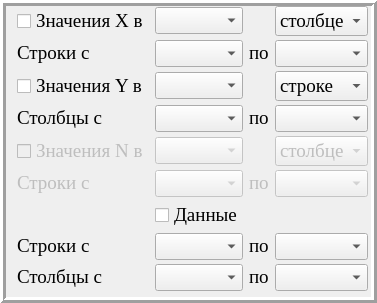
       <widget class="QFrame" name="Left_frame">
        <property name="sizePolicy">
         <sizepolicy hsizetype="Expanding" vsizetype="Preferred">
          <horstretch>0</horstretch>
          <verstretch>0</verstretch>
         </sizepolicy>
        </property>
        <property name="font">
         <font>
          <pointsize>12</pointsize>
         </font>
        </property>
        <property name="frameShape">
         <enum>QFrame::Box</enum>
        </property>
        <property name="frameShadow">
         <enum>QFrame::Raised</enum>
        </property>
        <property name="lineWidth">
         <number>3</number>
        </property>
        <layout class="QGridLayout" name="gridLayout_3">
         <property name="topMargin">
          <number>0</number>
         </property>
         <property name="rightMargin">
          <number>3</number>
         </property>
         <property name="bottomMargin">
          <number>6</number>
         </property>
         <property name="verticalSpacing">
          <number>4</number>
         </property>
         <item row="2" column="1">
          <widget class="QComboBox" name="combo_Ynumber">
           <property name="sizePolicy">
            <sizepolicy hsizetype="Expanding" vsizetype="Fixed">
             <horstretch>0</horstretch>
             <verstretch>0</verstretch>
            </sizepolicy>
           </property>
           <property name="font">
            <font>
             <family>Times New Roman</family>
             <pointsize>12</pointsize>
            </font>
           </property>
          </widget>
         </item>
         <item row="5" column="2">
          <widget class="QLabel" name="label_Ntill">
           <property name="enabled">
            <bool>false</bool>
           </property>
           <property name="sizePolicy">
            <sizepolicy hsizetype="Fixed" vsizetype="Preferred">
             <horstretch>0</horstretch>
             <verstretch>0</verstretch>
            </sizepolicy>
           </property>
           <property name="font">
            <font>
             <family>Times New Roman</family>
             <pointsize>14</pointsize>
            </font>
           </property>
           <property name="text">
            <string>&lt;html&gt;&lt;head/&gt;&lt;body&gt;&lt;p&gt;по&lt;/p&gt;&lt;/body&gt;&lt;/html&gt;</string>
           </property>
           <property name="buddy">
            <cstring>combo_Nend</cstring>
           </property>
          </widget>
         </item>
         <item row="1" column="0">
          <widget class="QLabel" name="label_Xrowcol">
           <property name="sizePolicy">
            <sizepolicy hsizetype="Preferred" vsizetype="Fixed">
             <horstretch>0</horstretch>
             <verstretch>0</verstretch>
            </sizepolicy>
           </property>
           <property name="font">
            <font>
             <family>Times New Roman</family>
             <pointsize>14</pointsize>
            </font>
           </property>
           <property name="frameShape">
            <enum>QFrame::NoFrame</enum>
           </property>
           <property name="frameShadow">
            <enum>QFrame::Raised</enum>
           </property>
           <property name="lineWidth">
            <number>1</number>
           </property>
           <property name="text">
            <string>&lt;html&gt;&lt;head/&gt;&lt;body&gt;&lt;p&gt;Строки с&lt;/p&gt;&lt;/body&gt;&lt;/html&gt;</string>
           </property>
           <property name="buddy">
            <cstring>combo_Xbegin</cstring>
           </property>
          </widget>
         </item>
         <item row="1" column="3">
          <widget class="QComboBox" name="combo_Xend">
           <property name="sizePolicy">
            <sizepolicy hsizetype="Expanding" vsizetype="Fixed">
             <horstretch>0</horstretch>
             <verstretch>0</verstretch>
            </sizepolicy>
           </property>
           <property name="font">
            <font>
             <family>Times New Roman</family>
             <pointsize>12</pointsize>
            </font>
           </property>
          </widget>
         </item>
         <item row="6" column="1">
          <widget class="QCheckBox" name="check_Datavalue">
           <property name="sizePolicy">
            <sizepolicy hsizetype="Expanding" vsizetype="Fixed">
             <horstretch>1</horstretch>
             <verstretch>0</verstretch>
            </sizepolicy>
           </property>
           <property name="font">
            <font>
             <family>Times New Roman</family>
             <pointsize>14</pointsize>
            </font>
           </property>
           <property name="autoFillBackground">
            <bool>false</bool>
           </property>
           <property name="text">
            <string>Данные</string>
           </property>
           <property name="iconSize">
            <size>
             <width>20</width>
             <height>20</height>
            </size>
           </property>
          </widget>
         </item>
         <item row="7" column="0">
          <widget class="QLabel" name="label_Datarowfrom">
           <property name="sizePolicy">
            <sizepolicy hsizetype="Preferred" vsizetype="Fixed">
             <horstretch>0</horstretch>
             <verstretch>0</verstretch>
            </sizepolicy>
           </property>
           <property name="font">
            <font>
             <family>Times New Roman</family>
             <pointsize>14</pointsize>
            </font>
           </property>
           <property name="text">
            <string>&lt;html&gt;&lt;head/&gt;&lt;body&gt;&lt;p&gt;Строки с&lt;/p&gt;&lt;/body&gt;&lt;/html&gt;</string>
           </property>
           <property name="buddy">
            <cstring>combo_Datarowbegin</cstring>
           </property>
          </widget>
         </item>
         <item row="8" column="2">
          <widget class="QLabel" name="label_Datacoltill">
           <property name="sizePolicy">
            <sizepolicy hsizetype="Fixed" vsizetype="Preferred">
             <horstretch>0</horstretch>
             <verstretch>0</verstretch>
            </sizepolicy>
           </property>
           <property name="font">
            <font>
             <family>Times New Roman</family>
             <pointsize>14</pointsize>
            </font>
           </property>
           <property name="text">
            <string>&lt;html&gt;&lt;head/&gt;&lt;body&gt;&lt;p&gt;по&lt;/p&gt;&lt;/body&gt;&lt;/html&gt;</string>
           </property>
           <property name="buddy">
            <cstring>combo_Datacolend</cstring>
           </property>
          </widget>
         </item>
         <item row="0" column="1">
          <widget class="QComboBox" name="combo_Xnumber">
           <property name="sizePolicy">
            <sizepolicy hsizetype="Expanding" vsizetype="Fixed">
             <horstretch>0</horstretch>
             <verstretch>0</verstretch>
            </sizepolicy>
           </property>
           <property name="font">
            <font>
             <family>Times New Roman</family>
             <pointsize>12</pointsize>
            </font>
           </property>
          </widget>
         </item>
         <item row="4" column="1">
          <widget class="QComboBox" name="combo_Nnumber">
           <property name="enabled">
            <bool>false</bool>
           </property>
           <property name="sizePolicy">
            <sizepolicy hsizetype="Expanding" vsizetype="Fixed">
             <horstretch>0</horstretch>
             <verstretch>0</verstretch>
            </sizepolicy>
           </property>
           <property name="font">
            <font>
             <family>Times New Roman</family>
             <pointsize>12</pointsize>
            </font>
           </property>
          </widget>
         </item>
         <item row="0" column="0">
          <widget class="QCheckBox" name="check_Xvalue">
           <property name="sizePolicy">
            <sizepolicy hsizetype="Preferred" vsizetype="Fixed">
             <horstretch>0</horstretch>
             <verstretch>0</verstretch>
            </sizepolicy>
           </property>
           <property name="font">
            <font>
             <family>Times New Roman</family>
             <pointsize>14</pointsize>
            </font>
           </property>
           <property name="text">
            <string>Значения X в</string>
           </property>
           <property name="iconSize">
            <size>
             <width>20</width>
             <height>20</height>
            </size>
           </property>
           <property name="tristate">
            <bool>false</bool>
           </property>
          </widget>
         </item>
         <item row="7" column="2">
          <widget class="QLabel" name="label_Datarowtill">
           <property name="sizePolicy">
            <sizepolicy hsizetype="Fixed" vsizetype="Preferred">
             <horstretch>0</horstretch>
             <verstretch>0</verstretch>
            </sizepolicy>
           </property>
           <property name="font">
            <font>
             <family>Times New Roman</family>
             <pointsize>14</pointsize>
            </font>
           </property>
           <property name="text">
            <string>&lt;html&gt;&lt;head/&gt;&lt;body&gt;&lt;p&gt;по&lt;/p&gt;&lt;/body&gt;&lt;/html&gt;</string>
           </property>
           <property name="buddy">
            <cstring>combo_Datarowend</cstring>
           </property>
          </widget>
         </item>
         <item row="3" column="2">
          <widget class="QLabel" name="label_Ytill">
           <property name="sizePolicy">
            <sizepolicy hsizetype="Fixed" vsizetype="Preferred">
             <horstretch>0</horstretch>
             <verstretch>0</verstretch>
            </sizepolicy>
           </property>
           <property name="font">
            <font>
             <family>Times New Roman</family>
             <pointsize>14</pointsize>
            </font>
           </property>
           <property name="text">
            <string>&lt;html&gt;&lt;head/&gt;&lt;body&gt;&lt;p&gt;по&lt;/p&gt;&lt;/body&gt;&lt;/html&gt;</string>
           </property>
           <property name="buddy">
            <cstring>combo_Yend</cstring>
           </property>
          </widget>
         </item>
         <item row="5" column="3">
          <widget class="QComboBox" name="combo_Nend">
           <property name="enabled">
            <bool>false</bool>
           </property>
           <property name="sizePolicy">
            <sizepolicy hsizetype="Expanding" vsizetype="Fixed">
             <horstretch>0</horstretch>
             <verstretch>0</verstretch>
            </sizepolicy>
           </property>
           <property name="font">
            <font>
             <family>Times New Roman</family>
             <pointsize>12</pointsize>
            </font>
           </property>
          </widget>
         </item>
         <item row="1" column="1">
          <widget class="QComboBox" name="combo_Xbegin">
           <property name="sizePolicy">
            <sizepolicy hsizetype="Expanding" vsizetype="Fixed">
             <horstretch>0</horstretch>
             <verstretch>0</verstretch>
            </sizepolicy>
           </property>
           <property name="font">
            <font>
             <family>Times New Roman</family>
             <pointsize>12</pointsize>
            </font>
           </property>
          </widget>
         </item>
         <item row="3" column="1">
          <widget class="QComboBox" name="combo_Ybegin">
           <property name="sizePolicy">
            <sizepolicy hsizetype="Expanding" vsizetype="Fixed">
             <horstretch>0</horstretch>
             <verstretch>0</verstretch>
            </sizepolicy>
           </property>
           <property name="font">
            <font>
             <family>Times New Roman</family>
             <pointsize>12</pointsize>
            </font>
           </property>
          </widget>
         </item>
         <item row="7" column="1">
          <widget class="QComboBox" name="combo_Datarowbegin">
           <property name="sizePolicy">
            <sizepolicy hsizetype="Expanding" vsizetype="Fixed">
             <horstretch>0</horstretch>
             <verstretch>0</verstretch>
            </sizepolicy>
           </property>
           <property name="font">
            <font>
             <family>Times New Roman</family>
             <pointsize>12</pointsize>
            </font>
           </property>
          </widget>
         </item>
         <item row="2" column="3">
          <widget class="QComboBox" name="combo_Yrowcol">
           <property name="sizePolicy">
            <sizepolicy hsizetype="Expanding" vsizetype="Fixed">
             <horstretch>0</horstretch>
             <verstretch>0</verstretch>
            </sizepolicy>
           </property>
           <property name="font">
            <font>
             <family>Times New Roman</family>
             <pointsize>14</pointsize>
            </font>
           </property>
           <property name="currentIndex">
            <number>0</number>
           </property>
           <item>
            <property name="text">
             <string>строке</string>
            </property>
           </item>
           <item>
            <property name="text">
             <string>столбце</string>
            </property>
           </item>
          </widget>
         </item>
         <item row="8" column="1">
          <widget class="QComboBox" name="combo_Datacolbegin">
           <property name="sizePolicy">
            <sizepolicy hsizetype="Expanding" vsizetype="Fixed">
             <horstretch>0</horstretch>
             <verstretch>0</verstretch>
            </sizepolicy>
           </property>
           <property name="font">
            <font>
             <family>Times New Roman</family>
             <pointsize>12</pointsize>
            </font>
           </property>
          </widget>
         </item>
         <item row="5" column="1">
          <widget class="QComboBox" name="combo_Nbegin">
           <property name="enabled">
            <bool>false</bool>
           </property>
           <property name="sizePolicy">
            <sizepolicy hsizetype="Expanding" vsizetype="Fixed">
             <horstretch>0</horstretch>
             <verstretch>0</verstretch>
            </sizepolicy>
           </property>
           <property name="font">
            <font>
             <family>Times New Roman</family>
             <pointsize>12</pointsize>
            </font>
           </property>
          </widget>
         </item>
         <item row="7" column="3">
          <widget class="QComboBox" name="combo_Datarowend">
           <property name="sizePolicy">
            <sizepolicy hsizetype="Expanding" vsizetype="Fixed">
             <horstretch>1</horstretch>
             <verstretch>0</verstretch>
            </sizepolicy>
           </property>
           <property name="font">
            <font>
             <family>Times New Roman</family>
             <pointsize>12</pointsize>
            </font>
           </property>
          </widget>
         </item>
         <item row="8" column="3">
          <widget class="QComboBox" name="combo_Datacolend">
           <property name="sizePolicy">
            <sizepolicy hsizetype="Expanding" vsizetype="Fixed">
             <horstretch>1</horstretch>
             <verstretch>0</verstretch>
            </sizepolicy>
           </property>
           <property name="font">
            <font>
             <family>Times New Roman</family>
             <pointsize>12</pointsize>
            </font>
           </property>
          </widget>
         </item>
         <item row="4" column="3">
          <widget class="QComboBox" name="combo_Nrowcol">
           <property name="enabled">
            <bool>false</bool>
           </property>
           <property name="sizePolicy">
            <sizepolicy hsizetype="Expanding" vsizetype="Fixed">
             <horstretch>0</horstretch>
             <verstretch>0</verstretch>
            </sizepolicy>
           </property>
           <property name="font">
            <font>
             <family>Times New Roman</family>
             <pointsize>14</pointsize>
            </font>
           </property>
           <item>
            <property name="text">
             <string>столбце</string>
            </property>
           </item>
           <item>
            <property name="text">
             <string>строке</string>
            </property>
           </item>
          </widget>
         </item>
         <item row="5" column="0">
          <widget class="QLabel" name="label_Nrowcol">
           <property name="enabled">
            <bool>false</bool>
           </property>
           <property name="sizePolicy">
            <sizepolicy hsizetype="Preferred" vsizetype="Fixed">
             <horstretch>0</horstretch>
             <verstretch>0</verstretch>
            </sizepolicy>
           </property>
           <property name="font">
            <font>
             <family>Times New Roman</family>
             <pointsize>14</pointsize>
            </font>
           </property>
           <property name="text">
            <string>&lt;html&gt;&lt;head/&gt;&lt;body&gt;&lt;p&gt;Строки с&lt;/p&gt;&lt;/body&gt;&lt;/html&gt;</string>
           </property>
           <property name="buddy">
            <cstring>combo_Nbegin</cstring>
           </property>
          </widget>
         </item>
         <item row="3" column="3">
          <widget class="QComboBox" name="combo_Yend">
           <property name="sizePolicy">
            <sizepolicy hsizetype="Expanding" vsizetype="Fixed">
             <horstretch>0</horstretch>
             <verstretch>0</verstretch>
            </sizepolicy>
           </property>
           <property name="font">
            <font>
             <family>Times New Roman</family>
             <pointsize>12</pointsize>
            </font>
           </property>
          </widget>
         </item>
         <item row="8" column="0">
          <widget class="QLabel" name="label_Datacolfrom">
           <property name="sizePolicy">
            <sizepolicy hsizetype="Preferred" vsizetype="Fixed">
             <horstretch>0</horstretch>
             <verstretch>0</verstretch>
            </sizepolicy>
           </property>
           <property name="font">
            <font>
             <family>Times New Roman</family>
             <pointsize>14</pointsize>
            </font>
           </property>
           <property name="text">
            <string>&lt;html&gt;&lt;head/&gt;&lt;body&gt;&lt;p&gt;Столбцы с&lt;/p&gt;&lt;/body&gt;&lt;/html&gt;</string>
           </property>
           <property name="buddy">
            <cstring>combo_Datacolbegin</cstring>
           </property>
          </widget>
         </item>
         <item row="0" column="3">
          <widget class="QComboBox" name="combo_Xrowcol">
           <property name="sizePolicy">
            <sizepolicy hsizetype="Expanding" vsizetype="Fixed">
             <horstretch>0</horstretch>
             <verstretch>0</verstretch>
            </sizepolicy>
           </property>
           <property name="font">
            <font>
             <family>Times New Roman</family>
             <pointsize>14</pointsize>
            </font>
           </property>
           <property name="currentIndex">
            <number>0</number>
           </property>
           <item>
            <property name="text">
             <string>столбце</string>
            </property>
           </item>
           <item>
            <property name="text">
             <string>строке</string>
            </property>
           </item>
          </widget>
         </item>
         <item row="3" column="0">
          <widget class="QLabel" name="label_Yrowcol">
           <property name="sizePolicy">
            <sizepolicy hsizetype="Preferred" vsizetype="Fixed">
             <horstretch>0</horstretch>
             <verstretch>0</verstretch>
            </sizepolicy>
           </property>
           <property name="font">
            <font>
             <family>Times New Roman</family>
             <pointsize>14</pointsize>
            </font>
           </property>
           <property name="text">
            <string>&lt;html&gt;&lt;head/&gt;&lt;body&gt;&lt;p&gt;Столбцы с&lt;/p&gt;&lt;/body&gt;&lt;/html&gt;</string>
           </property>
           <property name="buddy">
            <cstring>combo_Ybegin</cstring>
           </property>
          </widget>
         </item>
         <item row="2" column="0">
          <widget class="QCheckBox" name="check_Yvalue">
           <property name="sizePolicy">
            <sizepolicy hsizetype="Preferred" vsizetype="Fixed">
             <horstretch>0</horstretch>
             <verstretch>0</verstretch>
            </sizepolicy>
           </property>
           <property name="font">
            <font>
             <family>Times New Roman</family>
             <pointsize>14</pointsize>
            </font>
           </property>
           <property name="text">
            <string>Значения Y в</string>
           </property>
           <property name="iconSize">
            <size>
             <width>20</width>
             <height>20</height>
            </size>
           </property>
           <property name="tristate">
            <bool>false</bool>
           </property>
          </widget>
         </item>
         <item row="4" column="0">
          <widget class="QCheckBox" name="check_Nvalue">
           <property name="enabled">
            <bool>false</bool>
           </property>
           <property name="sizePolicy">
            <sizepolicy hsizetype="Fixed" vsizetype="Fixed">
             <horstretch>0</horstretch>
             <verstretch>0</verstretch>
            </sizepolicy>
           </property>
           <property name="font">
            <font>
             <family>Times New Roman</family>
             <pointsize>14</pointsize>
            </font>
           </property>
           <property name="text">
            <string>Значения N в</string>
           </property>
           <property name="iconSize">
            <size>
             <width>20</width>
             <height>20</height>
            </size>
           </property>
           <property name="tristate">
            <bool>false</bool>
           </property>
          </widget>
         </item>
         <item row="1" column="2">
          <widget class="QLabel" name="label_Xtill">
           <property name="sizePolicy">
            <sizepolicy hsizetype="Fixed" vsizetype="Preferred">
             <horstretch>0</horstretch>
             <verstretch>0</verstretch>
            </sizepolicy>
           </property>
           <property name="font">
            <font>
             <family>Times New Roman</family>
             <pointsize>14</pointsize>
            </font>
           </property>
           <property name="text">
            <string>&lt;html&gt;&lt;head/&gt;&lt;body&gt;&lt;p&gt;по&lt;/p&gt;&lt;/body&gt;&lt;/html&gt;</string>
           </property>
           <property name="buddy">
            <cstring>combo_Xend</cstring>
           </property>
          </widget>
         </item>
        </layout>
       </widget>
